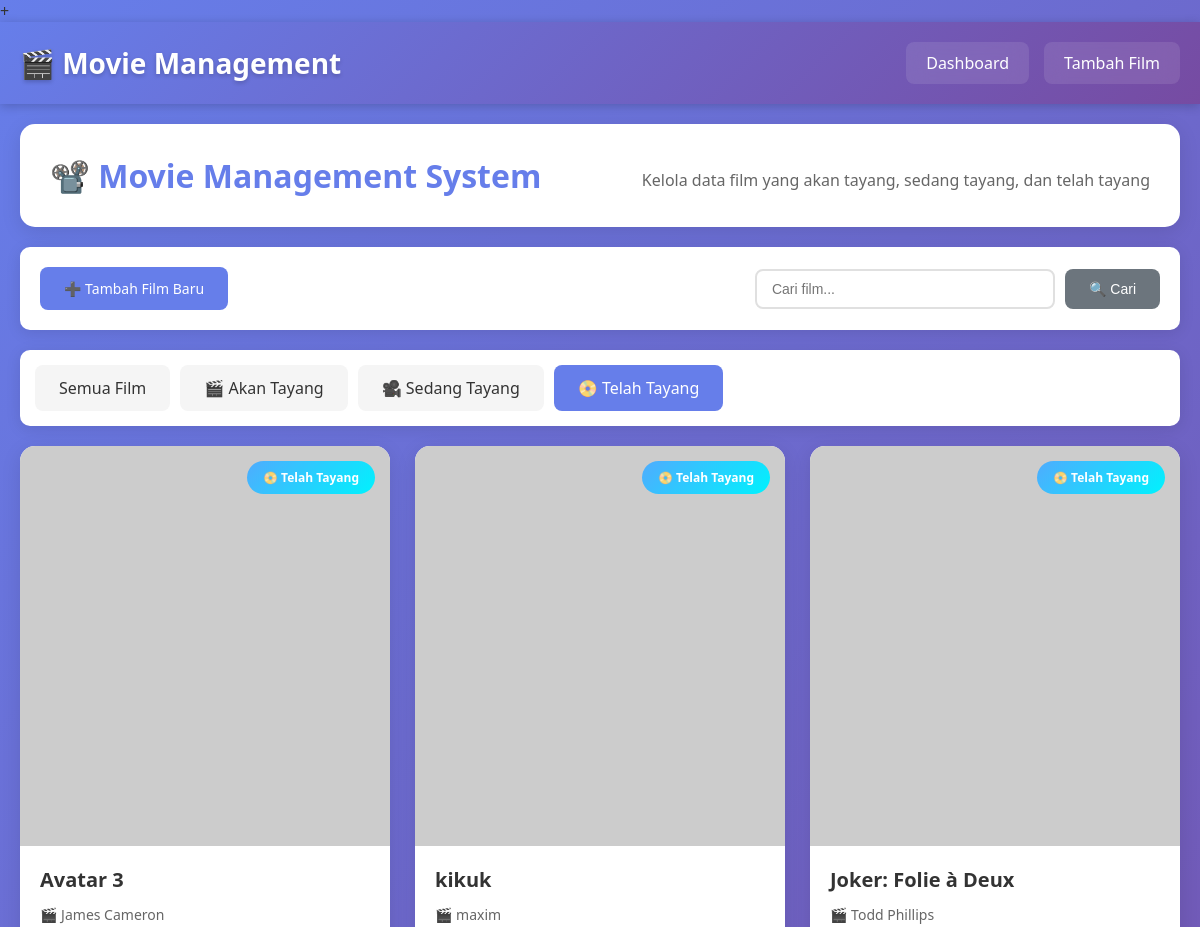
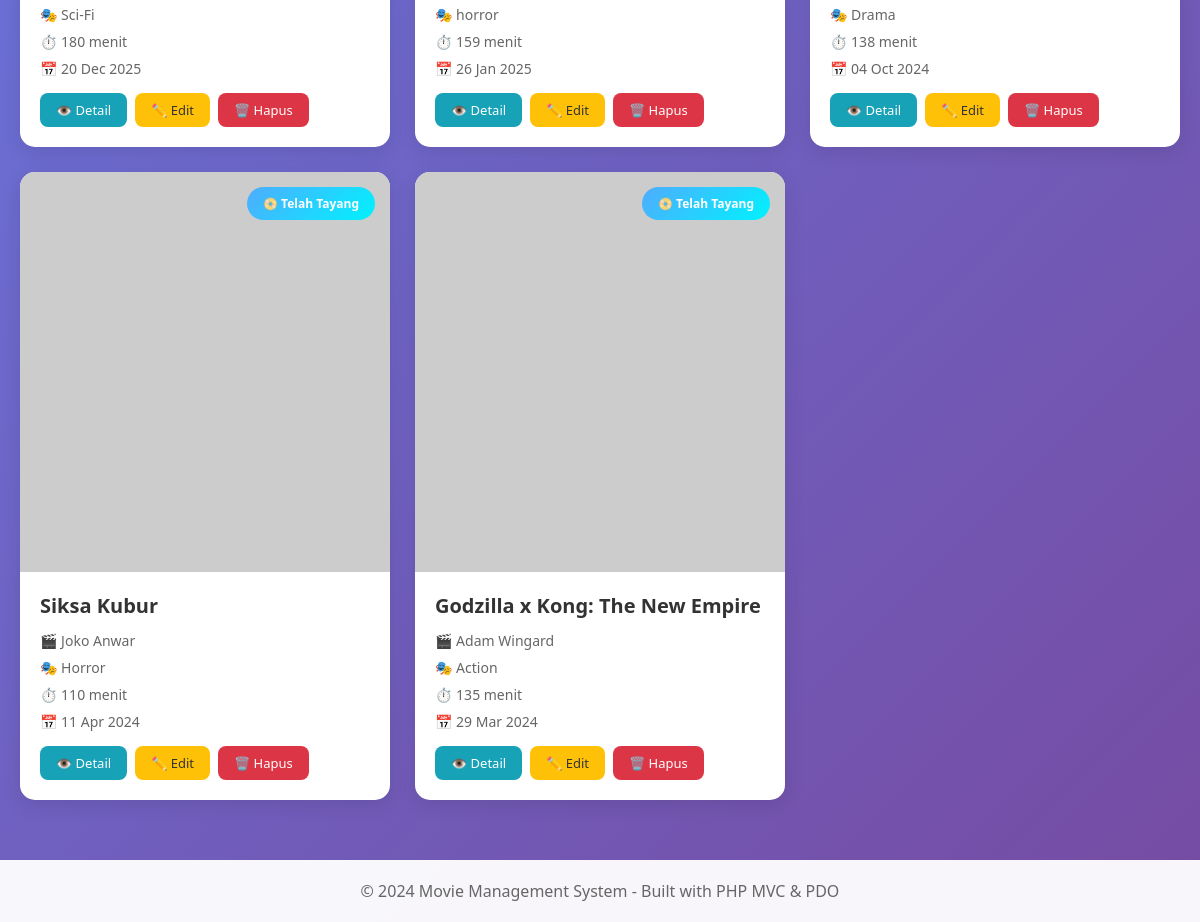
Screenshot of /index.php?filter=telah_tayang with the database file from the repository (2 pictures, top to bottom).
### tables this page shows
CREATE TABLE `movies` (
  `id` int(11) NOT NULL,
  `title` varchar(255) NOT NULL,
  `director` varchar(100) NOT NULL,
  `genre` varchar(100) NOT NULL,
  `duration` int(11) NOT NULL COMMENT 'Durasi dalam menit',
  `release_date` date NOT NULL,
  `status` enum('akan_tayang','sedang_tayang','telah_tayang') NOT NULL,
  `synopsis` text DEFAULT NULL,
  `poster_url` varchar(255) DEFAULT NULL,
  `created_at` timestamp NOT NULL DEFAULT current_timestamp(),
  `updated_at` timestamp NOT NULL DEFAULT current_timestamp() ON UPDATE current_timestamp()
);

### controllers/MovieControllers.php (called while the page is built, shortened)
<?php
require_once 'config/database.php';
require_once 'models/Movie.php';
class MovieController {
    private $movie;
    public function __construct() {
        $database = new Database();
        $this->db = $database->getConnection();
        $this->movie = new Movie($this->db);
    }
    public function index() {
        $filter = isset($_GET['filter']) ? $_GET['filter'] : 'all';
        $search = isset($_GET['search']) ? $_GET['search'] : '';
        if($search != '') {
            $stmt = $this->movie->search($search);
        } else if($filter != 'all') {
            $stmt = $this->movie->readByStatus($filter);
        } else {
            $stmt = $this->movie->readAll();
        }
        $movies = $stmt->fetchAll(PDO::FETCH_ASSOC);
        require_once 'views/movie/index.php';
    }
}
?>+

### config/database.php (called while the page is built, shortened)
<?php
class Database {
    private $host = "localhost";
    private $db_name = "movie_management";
    private $username = "root";
    private $password = "";
    public function getConnection() {
        $this->conn = null;
        try {
            $this->conn = new PDO(
                "mysql:host=" . $this->host . ";dbname=" . $this->db_name,
                $this->username,
                $this->password
            );
            $this->conn->setAttribute(PDO::ATTR_ERRMODE, PDO::ERRMODE_EXCEPTION);
            $this->conn->exec("set names utf8mb4");
        } catch(PDOException $exception) {
            echo "Connection error: " . $exception->getMessage();
        }
        return $this->conn;
    }
}
?>

### models/Movie.php (called while the page is built, shortened)
<?php
class Movie {
    private $conn;
    private $table_name = "movies";
    public function __construct($db) {
        $this->conn = $db;
    }
    public function readByStatus($status) {
        $query = "SELECT * FROM " . $this->table_name . "
                  WHERE status = :status
                  ORDER BY release_date DESC";
        $stmt = $this->conn->prepare($query);
        $stmt->bindParam(":status", $status);
        $stmt->execute();
        return $stmt;
    }
}
?>

### views/movie/index.php (the view, shortened to what this page needs)
<?php require_once 'views/layouts/header.php'; ?>
<div class="container">
    <div class="header-section">
        <h1>📽️ Movie Management System</h1>
        <p class="subtitle">Kelola data film yang akan tayang, sedang tayang, dan telah tayang</p>
    </div>
    <div class="toolbar">
        <a href="index.php?action=create" class="btn btn-primary">➕ Tambah Film Baru</a>
        <form method="GET" class="search-form">
            <input type="text" name="search" placeholder="Cari film..."
                   value="<?php echo isset($_GET['search']) ? htmlspecialchars($_GET['search']) : ''; ?>">
            <button type="submit" class="btn btn-secondary">🔍 Cari</button>
        </form>
    </div>
    <div class="filter-tabs">
        <a href="index.php" class="tab <?php echo (!isset($_GET['filter']) || $_GET['filter'] == 'all') ? 'active' : ''; ?>">
            Semua Film
        </a>
        <a href="index.php?filter=akan_tayang" class="tab <?php echo (isset($_GET['filter']) && $_GET['filter'] == 'akan_tayang') ? 'active' : ''; ?>">
            🎬 Akan Tayang
        </a>
        <a href="index.php?filter=sedang_tayang" class="tab <?php echo (isset($_GET['filter']) && $_GET['filter'] == 'sedang_tayang') ? 'active' : ''; ?>">
            🎥 Sedang Tayang
        </a>
        <a href="index.php?filter=telah_tayang" class="tab <?php echo (isset($_GET['filter']) && $_GET['filter'] == 'telah_tayang') ? 'active' : ''; ?>">
            📀 Telah Tayang
        </a>
    </div>
    <?php if(empty($movies)): ?>
        <div class="empty-state">
            <p>📭 Tidak ada film yang ditemukan</p>
        </div>
    <?php else: ?>
        <div class="movie-grid">
            <?php foreach($movies as $movie): ?>
                <div class="movie-card">
                    <div class="movie-poster">
                        <img src="<?php echo htmlspecialchars($movie['poster_url']); ?>"
                             alt="<?php echo htmlspecialchars($movie['title']); ?>">
                        <span class="status-badge status-<?php echo $movie['status']; ?>">
                            <?php
                            switch($movie['status']) {
                                case 'telah_tayang': echo '📀 Telah Tayang'; break;
                            }
                            ?>
                        </span>
                    </div>
                    <div class="movie-info">
                        <h3><?php echo htmlspecialchars($movie['title']); ?></h3>
                        <p class="director">🎬 <?php echo htmlspecialchars($movie['director']); ?></p>
                        <p class="genre">🎭 <?php echo htmlspecialchars($movie['genre']); ?></p>
                        <p class="duration">⏱️ <?php echo $movie['duration']; ?> menit</p>
                        <p class="release-date">📅 <?php echo date('d M Y', strtotime($movie['release_date'])); ?></p>
                        <div class="card-actions">
                            <a href="index.php?action=show&id=<?php echo $movie['id']; ?>" class="btn btn-info btn-sm">👁️ Detail</a>
                            <a href="index.php?action=edit&id=<?php echo $movie['id']; ?>" class="btn btn-warning btn-sm">✏️ Edit</a>
                            <a href="index.php?action=delete&id=<?php echo $movie['id']; ?>"
                               class="btn btn-danger btn-sm"
                               onclick="return confirm('Apakah Anda yakin ingin menghapus film ini?')">🗑️ Hapus</a>
                        </div>
                    </div>
                </div>
            <?php endforeach; ?>
        </div>
    <?php endif; ?>
</div>
<?php require_once 'views/layouts/footer.php'; ?>

### assets/style.css (style rules this page uses)
* { margin: 0; padding: 0; box-sizing: border-box; }
html, body { margin: 0; padding: 0; font-family: 'Segoe UI', Tahoma, Geneva, Verdana, sans-serif; background: linear-gradient(135deg, #667eea 0%, #764ba2 100%); min-height: 100vh; color: #333; overflow-x: hidden; }
.container { max-width: 1400px; margin: 0 auto; padding: 20px; }
.header-section { background: white; padding: 30px; border-radius: 15px; margin-bottom: 20px; box-shadow: 0 5px 20px rgba(0,0,0,0.1); display: flex; justify-content: space-between; align-items: center; }
.header-section h1 { color: #667eea; font-size: 32px; }
.subtitle { color: #666; margin-top: 8px; }
.toolbar { background: white; padding: 20px; border-radius: 10px; margin-bottom: 20px; display: flex; justify-content: space-between; align-items: center; box-shadow: 0 3px 15px rgba(0,0,0,0.1); }
.search-form { display: flex; gap: 10px; }
.search-form input { padding: 10px 15px; border: 2px solid #e0e0e0; border-radius: 8px; width: 300px; font-size: 14px; }
.filter-tabs { display: flex; gap: 10px; background: white; padding: 15px; border-radius: 10px; margin-bottom: 20px; box-shadow: 0 3px 15px rgba(0,0,0,0.1); }
.tab { padding: 12px 24px; background: #f5f5f5; border-radius: 8px; text-decoration: none; color: #333; font-weight: 500; transition: all 0.3s; }
.tab.active { background: #667eea; color: white; }
.btn { padding: 12px 24px; border: none; border-radius: 8px; cursor: pointer; text-decoration: none; display: inline-block; font-weight: 500; transition: all 0.3s; font-size: 14px; }
.btn-primary { background: #667eea; color: white; }
.btn-secondary { background: #6c757d; color: white; }
.btn-warning { background: #ffc107; color: #333; }
.btn-danger { background: #dc3545; color: white; }
.btn-info { background: #17a2b8; color: white; }
.btn-sm { padding: 8px 16px; font-size: 13px; }
.movie-grid { display: grid; grid-template-columns: repeat(auto-fill, minmax(280px, 1fr)); gap: 25px; margin-top: 20px; }
.movie-card { background: white; border-radius: 15px; overflow: hidden; box-shadow: 0 5px 20px rgba(0,0,0,0.1); transition: all 0.3s; }
.movie-poster { position: relative; width: 100%; height: 400px; overflow: hidden; }
.movie-poster img { width: 100%; height: 100%; object-fit: cover; }
.status-badge { position: absolute; top: 15px; right: 15px; padding: 8px 16px; border-radius: 20px; font-size: 12px; font-weight: bold; color: white; }
.status-telah_tayang { background: linear-gradient(135deg, #4facfe 0%, #00f2fe 100%); }
.movie-info { padding: 20px; }
.movie-info h3 { color: #333; margin-bottom: 12px; font-size: 20px; }
.movie-info p { color: #666; margin-bottom: 8px; font-size: 14px; }
.card-actions { display: flex; gap: 8px; margin-top: 15px; flex-wrap: wrap; }

### rows the page displays
movies: status "📀 Telah Tayang", title "Avatar 3", director "James Cameron", genre "Sci-Fi", duration "180", release_date "20 Dec 2025"
movies: status "📀 Telah Tayang", title "kikuk", director "maxim", genre "horror", duration "159", release_date "26 Jan 2025"
movies: status "📀 Telah Tayang", title "Joker: Folie à Deux", director "Todd Phillips", genre "Drama", duration "138", release_date "04 Oct 2024"
movies: status "📀 Telah Tayang", title "Siksa Kubur", director "Joko Anwar", genre "Horror", duration "110", release_date "11 Apr 2024"
movies: status "📀 Telah Tayang", title "Godzilla x Kong: The New Empire", director "Adam Wingard", genre "Action", duration "135", release_date "29 Mar 2024"
